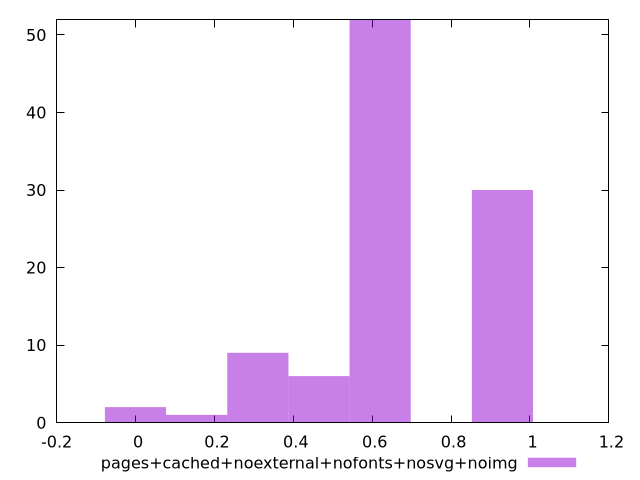

Generate this figure with gnuplot:
$_pagesCachedNoexternalNofontsNosvgNoimg <<EOF
0.6201384092051858 52
0.3100692046025929 9
0.9302076138077787 30
0.46510380690388936 6
0.15503460230129645 1
0 2
EOF
set key outside below
set terminal pngcairo
set output "report_00005_2020-11-02T22-26-11.212Z/cumulative-layout-shift/pages+cached+noexternal+nofonts+nosvg+noimg//hist.png"
set yrange [0:52]
set boxwidth 0.15503460230129645
set style fill transparent solid 0.5 noborder
plot $_pagesCachedNoexternalNofontsNosvgNoimg title "pages+cached+noexternal+nofonts+nosvg+noimg" with boxes ,
